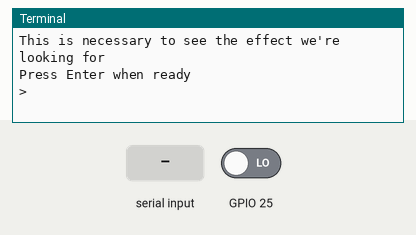
A program run on a simulated Raspberry Pi (BCM pin numbers). Shown: the last lines printed to the terminal. The test bench sets the inputs (shaded band); at power-on: GPIO 25 LOW.

Above: at 1.2 s.
1.3 s: GPIO 25 driven HIGH
At 2.5 s:
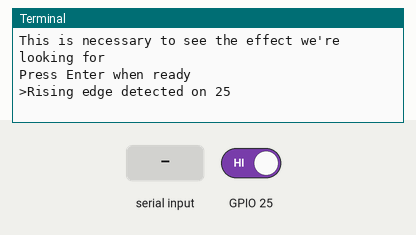
2.8 s: "1" typed at the terminal, then Enter
At 3.9 s:
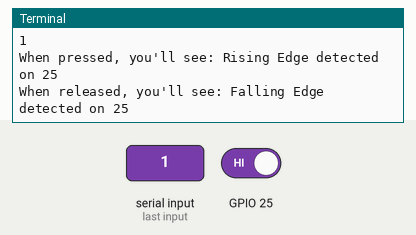
4.3 s: GPIO 25 driven LOW
At 5.0 s:
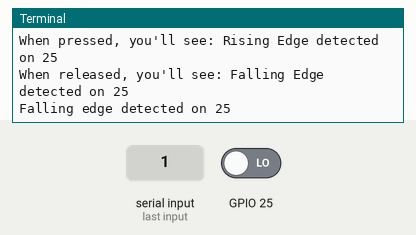
5.8 s: GPIO 25 driven HIGH
At 6.2 s:
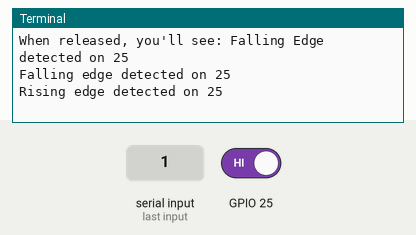

The program:

detectRiseOrFall.py
```python
#!/usr/bin/env python2.7
# demo of "BOTH" bi-directional edge detection
# script by Alex Eames https://raspi.tv
# https://raspi.tv/?p=6791

import RPi.GPIO as GPIO
from time import sleep     # this lets us have a time delay (see line 12)

GPIO.setmode(GPIO.BCM)     # set up BCM GPIO numbering
GPIO.setup(25, GPIO.IN)    # set GPIO25 as input (button)

# Define a threaded callback function to run in another thread when events are detected
def my_callback(channel):
    if GPIO.input(25):     # if port 25 == 1
        print("Rising edge detected on 25")
    else:                  # if port 25 != 1
        print("Falling edge detected on 25")

# when a changing edge is detected on port 25, regardless of whatever
# else is happening in the program, the function my_callback will be run
GPIO.add_event_detect(25, GPIO.BOTH, callback=my_callback)

print ("Program will finish after 30 seconds or if you press CTRL+C\n" )
print ("Make sure you have a button connected, pulled down through 10k resistor" )
print ("to GND and wired so that when pressed it connects" )
print ("GPIO port 25 (pin 22) to GND (pin 6) through a ~1k resistor\n")

print ("Also put a 100 nF capacitor across your switch for hardware debouncing")
print ("This is necessary to see the effect we're looking for" )
raw_input("Press Enter when ready\n>")

try:
    print ("When pressed, you'll see: Rising Edge detected on 25" )
    print ("When released, you'll see: Falling Edge detected on 25" )
    sleep(30)         # wait 30 seconds
    print ("Time's up. Finished!"  )

finally:                   # this block will run no matter how the try block exits
    GPIO.cleanup()         # clean up after yourself  
```

Measured:
- after the input at 1.3 s, the terminal: prints a new line at once (image 1)
- after the input at 2.8 s, the terminal: prints a new line at once (image 2)
- after the input at 4.3 s, the terminal: prints a new line at once (image 3)
- after the input at 5.8 s, the terminal: prints a new line at once (image 4)
